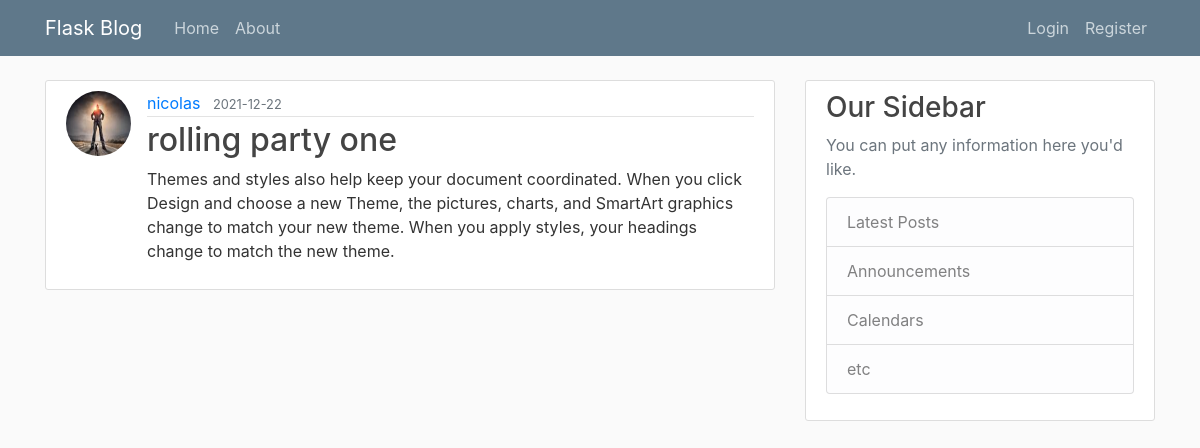
/post/10, run on the app's committed database.
### blog/models.py (models this page shows, shortened)
class User(db.Model, UserMixin):
    id = db.Column(db.Integer, primary_key=True)
    username = db.Column(db.String(20),
                         unique=True,
                         nullable=False)
    email = db.Column(db.String(120),
                      unique=True,
                      nullable=False)
    image_file = db.Column(db.String(20),
                           nullable=False,
                           default='default.jpg')
    password = db.Column(db.String(60),
                         nullable=False)
    posts = db.relationship('Post', backref='author', lazy=True)

class Post(db.Model):
    id = db.Column(db.Integer, primary_key=True)
    title = db.Column(db.String(100),
                      nullable=False)
    date = db.Column(db.DateTime, nullable=False, default=datetime.utcnow)
    content = db.Column(db.Text,
                        nullable=False)
    user_id = db.Column(db.Integer, db.ForeignKey('user.id'), nullable=False)

### blog/routes.py (the view)
@app.route("/post/<int:post_id>")
def post(post_id):
    post = Post.query.get_or_404(post_id)
    return render_template('post.html', title='post.title', post=post)

### blog/templates/post.html (shortened to what this page needs)
{% extends 'base.html' %}
{% block content %}
    <article class="media content-section">
        <img src="{{ url_for('static', filename='profile/'+ post.author.image_file) }}" class="rounded-circle article-img" alt="">
        <div class="media-body">
        <div class="article-metadata">
            <a class="mr-2" href="{{ url_for('user_posts', username=post.author.username) }}">{{ post.author.username }}</a>
            <small class="text-muted">{{ post.date.strftime('%Y-%m-%d') }}</small>
        </div>
        <h2 class="article-title">{{ post.title }}</h2>
        <p class="article-content">{{ post.content }}</p>
        </div>
    </article>
{% endblock %}

### blog/static/main.css (style rules this page uses)
body { background: #fafafa; color: #333333; margin-top: 5rem; }
h1, h2, h3, h4, h5, h6 { color: #444444; }
.content-section { background: #ffffff; padding: 10px 20px; border: 1px solid #dddddd; border-radius: 3px; margin-bottom: 20px; }
.article-title { color: #444444; }
.article-content { white-space: pre-line; }
.article-img { height: 65px; width: 65px; margin-right: 16px; }
.article-metadata { padding-bottom: 1px; margin-bottom: 4px; border-bottom: 1px solid #e3e3e3 }

### data on the page
User: image_file (picture), author.username "nicolas"
Post: date "2021-12-22", title "rolling party one", content "Themes and styles also help keep your document coordinated. When you click Design and choose a new Theme, the pictures, charts, and SmartArt graphics change to match your new theme. When you apply styles, your headings change to match the new theme."
